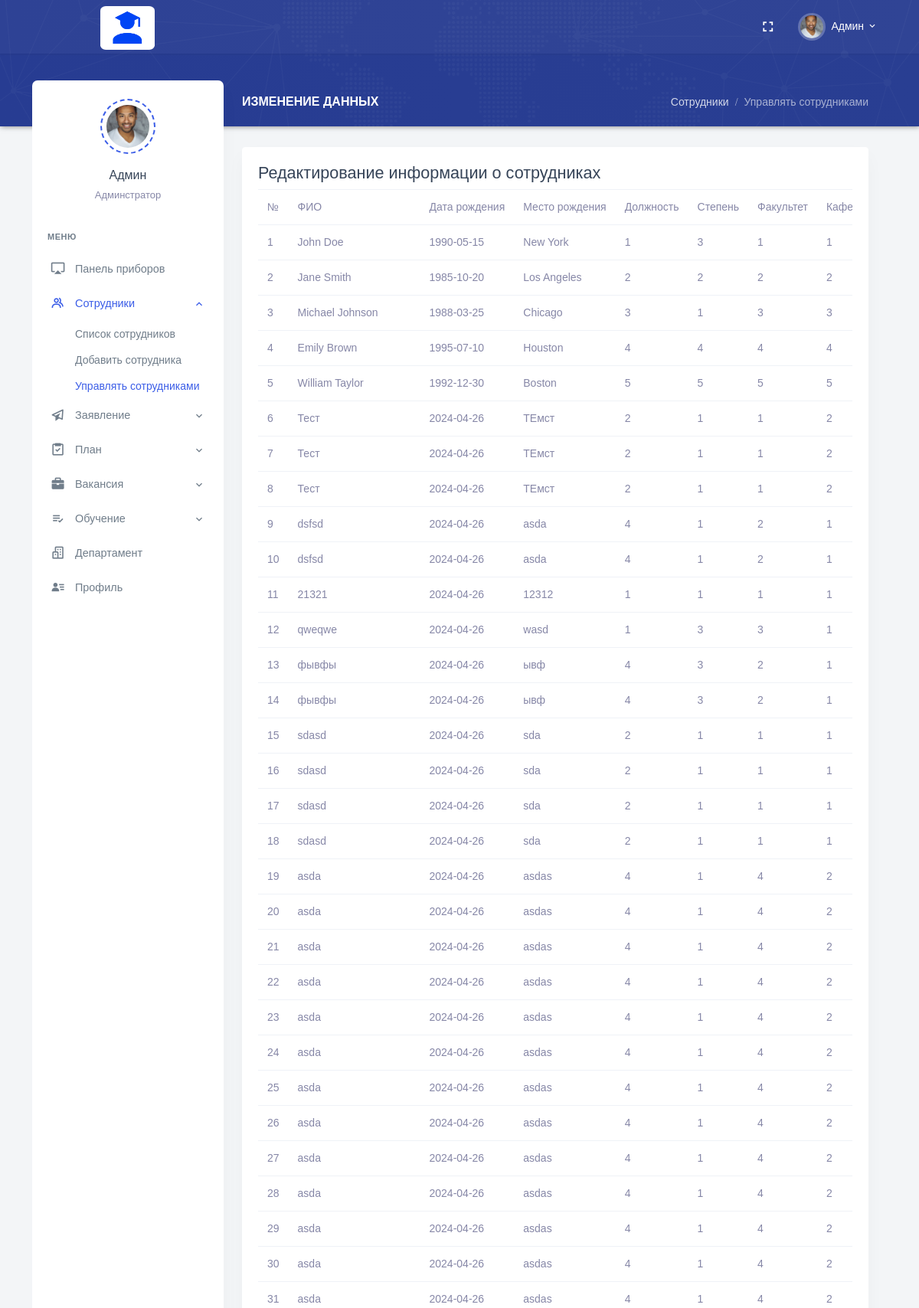
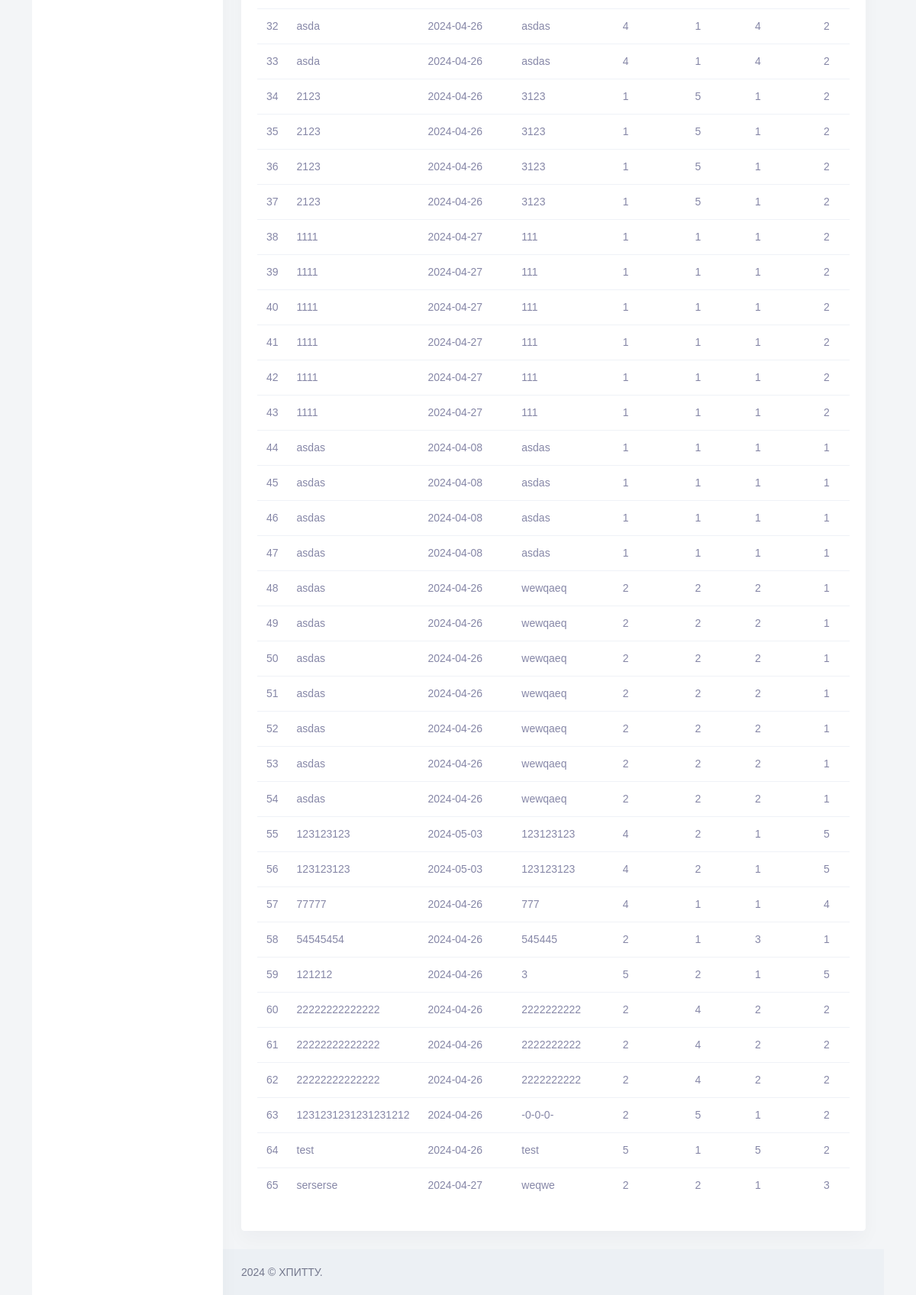
Before: /University_HR/edit-employee.php with the older database file (2 pictures, top to bottom).
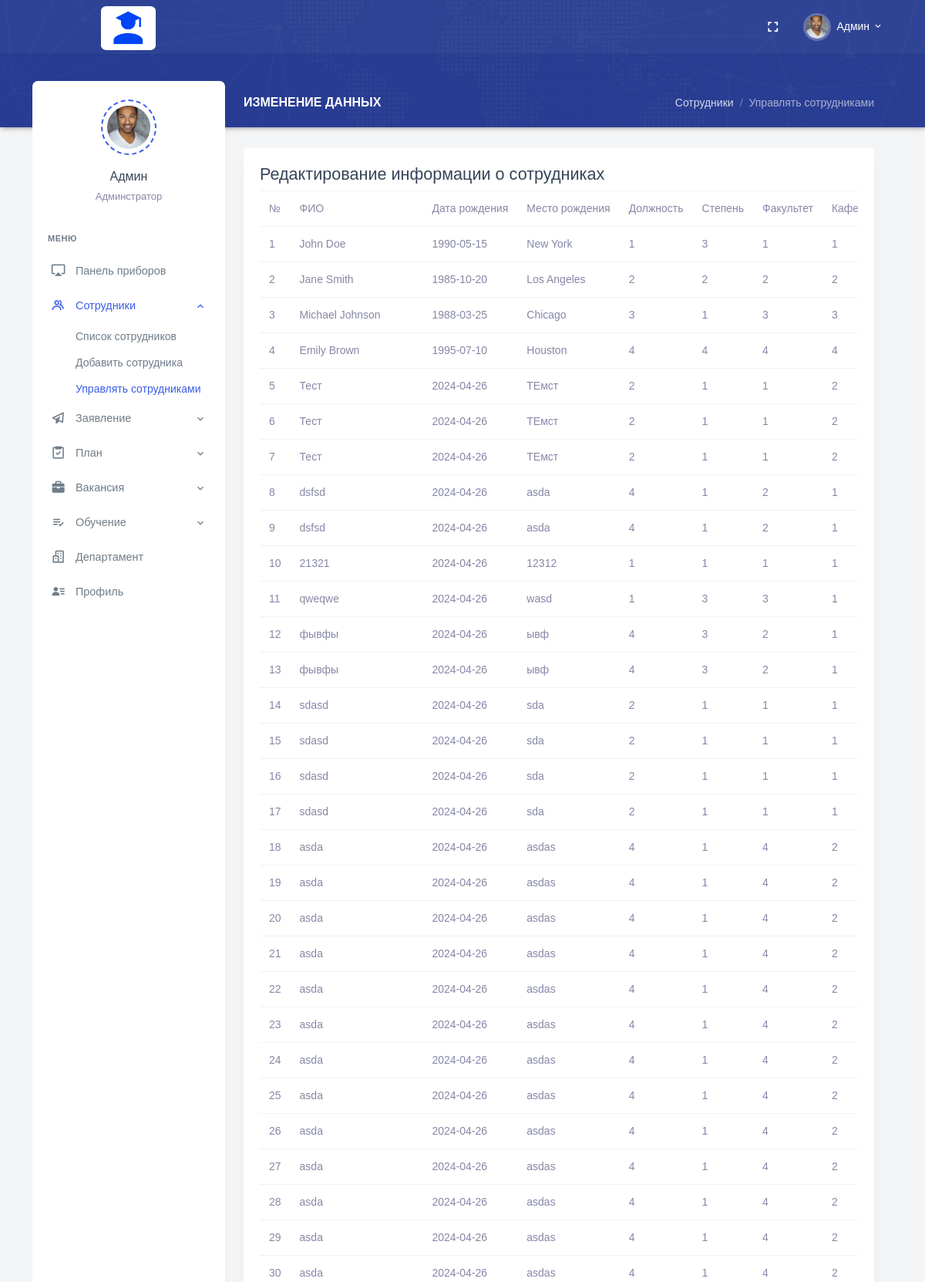
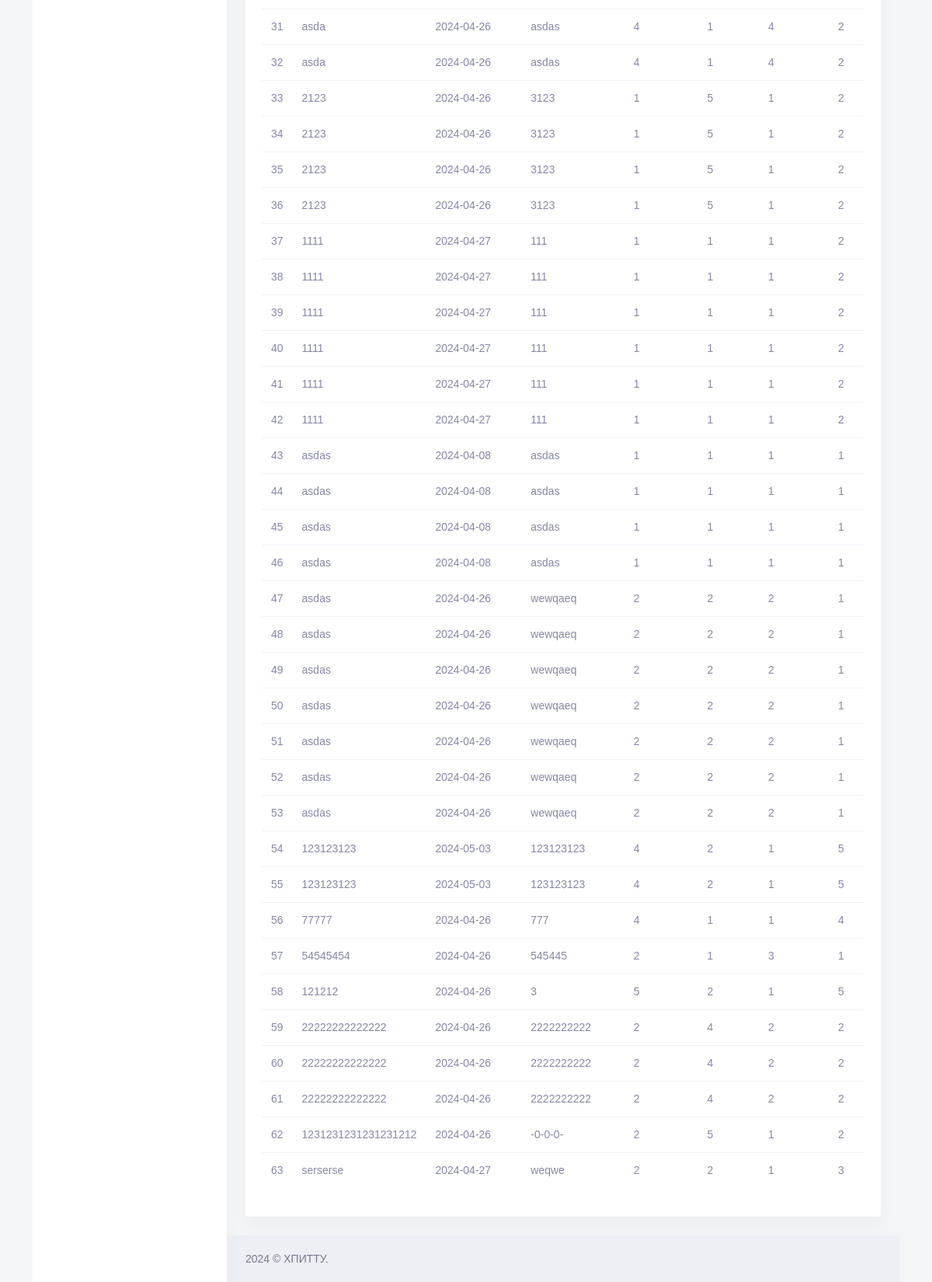
After: the same page with the newer database file (2 pictures, top to bottom).
### tables this page shows
CREATE TABLE `employees` (
  `Employee_Id` int NOT NULL AUTO_INCREMENT,
  `Full_Name` varchar(255) DEFAULT NULL,
  `Date_of_Birth` date DEFAULT NULL,
  `Place_of_Birth` varchar(255) DEFAULT NULL,
  `Position_Id` int DEFAULT NULL,
  `Degree_Id` int DEFAULT NULL,
  `Faculty_Id` int DEFAULT NULL,
  `Department_Id` int DEFAULT NULL,
  `User_Role_Id` int DEFAULT NULL,
  `Email` varchar(255) DEFAULT NULL,
  `Phone_Number` varchar(20) DEFAULT NULL,
  `Employee_Number` varchar(20) DEFAULT NULL,
  `Date_Added` date DEFAULT NULL,
  `Path_Photo` varchar(255) DEFAULT NULL,
  `Username` varchar(255) DEFAULT NULL,
  `Password` varchar(255) DEFAULT NULL,
  PRIMARY KEY (`Employee_Id`),
  KEY `Degree_Id` (`Degree_Id`),
  KEY `Faculty_Id` (`Faculty_Id`),
  KEY `Department_Id` (`Department_Id`),
  KEY `User_Role_Id` (`User_Role_Id`),
  KEY `employees_ibfk_1` (`Position_Id`),
  CONSTRAINT `employees_ibfk_1` FOREIGN KEY (`Position_Id`) REFERENCES `positions` (`Position_Id`) ON DELETE CASCADE ON UPDATE CASCADE,
  CONSTRAINT `employees_ibfk_2` FOREIGN KEY (`Degree_Id`) REFERENCES `degrees` (`Degree_Id`) ON DELETE CASCADE ON UPDATE CASCADE,
  CONSTRAINT `employees_ibfk_3` FOREIGN KEY (`Faculty_Id`) REFERENCES `faculties` (`Faculty_Id`) ON DELETE CASCADE ON UPDATE CASCADE,
  CONSTRAINT `employees_ibfk_4` FOREIGN KEY (`Department_Id`) REFERENCES `departments` (`Department_Id`) ON DELETE CASCADE ON UPDATE CASCADE,
  CONSTRAINT `employees_ibfk_5` FOREIGN KEY (`User_Role_Id`) REFERENCES `user_roles` (`User_Role_Id`) ON DELETE CASCADE ON UPDATE CASCADE
);

### University_HR/edit-employee.php (the view, shortened to what this page needs)
<?php
require_once "header.php";
?>
<div class="main-content">
    <div class="page-content">
        <div class="row">
            <div class="col-12">
                <div class="page-title-box d-flex align-items-center justify-content-between">
                    <h4 class="page-title mb-0 font-size-18">Изменение данных</h4>
                    <div class="page-title-right">
                        <ol class="breadcrumb m-0">
                            <li class="breadcrumb-item"><a href="javascript: void(0);">Сотрудники</a></li>
                            <li class="breadcrumb-item active">Управлять сотрудниками</li>
                        </ol>
                    </div>
                </div>
            </div>
        </div>
        <div class="row">
            <div class="col-12">
                <div class="card">
                    <div class="card-body">
                        <h4>Редактирование информации о сотрудниках</h4>
                        <div class="table-responsive">
                            <table class="table table-editable table-nowrap align-middle table-edits">
                                <thead>
                                    <tr class="bg-white">
                                        <th>№</th>
                                        <th>ФИО</th>
                                        <th>Дата рождения</th>
                                        <th>Место рождения</th>
                                        <th>Должность</th>
                                        <th>Степень</th>
                                        <th>Факультет</th>
                                        <th>Кафедра</th>
                                    </tr>
                                </thead>
                                <tbody>
                                    <?php
                                    require_once "conn.php";
                                    $sql = "SELECT * FROM employees";
                                    $result = mysqli_query($conn , $sql);
                                    $i = 1;
                                    if(mysqli_num_rows($result) > 0){
                                        while($rows = mysqli_fetch_assoc($result)) {
                                            $Employee_Id = $rows["Employee_Id"];
                                            $Full_Name = $rows["Full_Name"];
                                            $Date_of_Birth = $rows["Date_of_Birth"];
                                            $Place_of_Birth = $rows["Place_of_Birth"];
                                            $Position_Id = $rows["Position_Id"];
                                            $Degree_Id = $rows["Degree_Id"];
                                            $Faculty_Id = $rows["Faculty_Id"];
                                            $Department_Id = $rows["Department_Id"];
                                    ?>
                                    <tr id="row-<?php echo $Employee_Id; ?>">
                                        <td><?php echo $i; ?></td>
                                        <td><?php echo $Full_Name; ?></td>
                                        <td><?php echo $Date_of_Birth; ?></td>
                                        <td><?php echo $Place_of_Birth; ?></td>
                                        <td><?php echo $Position_Id; ?></td>
                                        <td><?php echo $Degree_Id; ?></td>
                                        <td><?php echo $Faculty_Id; ?></td>
                                        <td><?php echo $Department_Id; ?></td>
                                    </tr>
                                    <?php
                                        $i++;
                                        }
                                    } else {
                                        echo "<tr><td colspan='15'>Сотрудники не найдены!</td></tr>";
                                    }
                                    ?>
                                </tbody>
                            </table>
                        </div>
                    </div>
                </div>
            </div>
        </div>
    </div>
    <?php
    require_once "footer.php";
    ?>

### University_HR/header.php (shortened to what this page needs)
<!doctype html>
<html lang="en">
<head>
    <link href="../assets/css/bootstrap.min.css" id="bootstrap-style" rel="stylesheet" type="text/css" />
    <link href="../assets/css/app.min.css" id="app-style" rel="stylesheet" type="text/css" />
    <link href="../assets/libs/datatables.net-bs4/css/dataTables.bootstrap4.min.css" rel="stylesheet" type="text/css" />
    <link href="../assets/libs/datatables.net-buttons-bs4/css/buttons.bootstrap4.min.css" rel="stylesheet" type="text/css" />
    <link href="../assets/libs/datatables.net-responsive-bs4/css/responsive.bootstrap4.min.css" rel="stylesheet" type="text/css" />
    <link href="../assets/css/icons.min.css" rel="stylesheet" type="text/css" />
</head>
<body data-layout="detached" data-topbar="colored">
    <div class="container-fluid">
        <div id="layout-wrapper">
            <header id="page-topbar">
                <div class="navbar-header">
                    <div class="container-fluid">
                        <div class="float-end">
                            <div class="dropdown d-none d-lg-inline-block ms-1">
                                <button type="button" class="btn header-item noti-icon waves-effect"
                                    data-toggle="fullscreen">
                                    <i class="mdi mdi-fullscreen"></i>
                                </button>
                            </div>
                            <div class="dropdown d-inline-block">
                                <button type="button" class="btn header-item waves-effect"
                                    id="page-header-user-dropdown" data-bs-toggle="dropdown" aria-haspopup="true"
                                    aria-expanded="false">
                                    <img class="rounded-circle header-profile-user"
                                        src="../assets/images/users/avatar-2.jpg" alt="Header Avatar">
                                    <span class="d-none d-xl-inline-block ms-1">Админ</span>
                                    <i class="mdi mdi-chevron-down d-none d-xl-inline-block"></i>
                                </button>
                            </div>
                        </div>
                        <div>
                            <div class="navbar-brand-box">
                                <a href="index.php" class="logo logo-light" style="margin-left: 65px;">
                                    <span class="logo-lg">
                                        <img src="../assets/images/LogoEX.png" alt="" height="57"
                                            style="border-radius: 10%;">
                                    </span>
                                </a>
                            </div>
                        </div>
                    </div>
            </header>
            <div class="vertical-menu">
                <div class="h-100">
                    <div class="user-wid text-center py-4">
                        <div class="user-img">
                            <img src="../assets/images/users/avatar-2.jpg" alt=""
                                class="avatar-md mx-auto rounded-circle">
                        </div>
                        <div class="mt-3">
                            <a href="#" class="text-reset fw-medium font-size-16">Админ</a>
                            <p class="text-muted mt-1 mb-0 font-size-13">Админстратор</p>
                        </div>
                    </div>
                    <div id="sidebar-menu">
                        <ul class="metismenu list-unstyled" id="side-menu">
                            <li class="menu-title">Меню</li>
                            <li>
                                <a href="index.php" class="waves-effect">
                                    <i class="mdi mdi-airplay"></i>
                                    <span>Панель приборов</span>
                                </a>
                            </li>
                            <li>
                                <a href="javascript: void(0);" class="has-arrow waves-effect">
                                    <i class="bx bx-group"></i>
                                    <span>Сотрудники</span>
                                </a>
                                <ul class="sub-menu" aria-expanded="false">
                                    <li><a href="dir-employee.php">Список сотрудников</a></li>
                                    <li><a href="add-employee.php">Добавить сотрудника</a></li>
                                    <li><a href="edit-employee.php">Управлять сотрудниками</a></li>
                                </ul>
                            </li>
                            <li>
                                <a href="javascript: void(0);" class="has-arrow waves-effect">
                                    <i class="bx bx-paper-plane"></i>
                                    <span>Заявление</span>
                                </a>
                            </li>
                            <li>
                                <a href="javascript: void(0);" class="has-arrow waves-effect">
                                    <i class="bx bx-task"></i>
                                    <span>План</span>
                                </a>
                            </li>
                            <li>
                                <a href="javascript: void(0);" class="has-arrow waves-effect">
                                    <i class="bx bxs-briefcase"></i>
                                    <span>Вакансия</span>
                                </a>
                            </li>
                            <li>
                                <a href="javascript: void(0);" class="has-arrow waves-effect">
                                    <i class="bx bx-list-check"></i>
                                    <span>Обучение</span>
                                </a>
                            </li>
                            <li>
                                <a href="departament.php" class="waves-effect">
                                    <i class="bx bx-buildings"></i>
                                    <span>Департамент</span>
                                </a>
                            </li>
                            <li>
                                <a href="profile.php" class="waves-effect">
                                    <i class="bx bxs-user-detail"></i>
                                    <span>Профиль</span>
                                </a>
                            </li>
                    </div>
                </div>
            </div>

### University_HR/footer.php (shortened to what this page needs)
<footer class="footer">
                <div class="container-fluid">
                    <div class="row">
                        <div class="col-sm-6">
                            <script>document.write(new Date().getFullYear())</script> © ХПИТТУ.
                        </div>
                        <div class="col-sm-6">
                        </div>
                    </div>
                </div>
            </footer>
        </div>
    </div>
</div>
</body>
</html>

Changed rows visible on the page:
removed employees: Full_Name "William Taylor", Date_of_Birth "1992-12-30", Place_of_Birth "Boston", Position_Id "5", Degree_Id "5", Faculty_Id "5", Department_Id "5"
removed employees: Full_Name "test", Date_of_Birth "2024-04-26", Place_of_Birth "test", Position_Id "5", Degree_Id "1", Faculty_Id "5", Department_Id "2"
